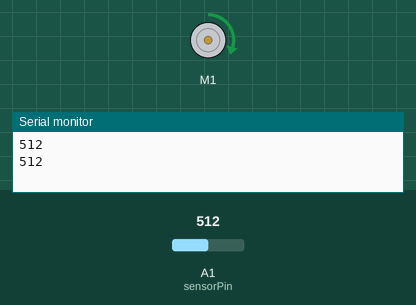
Simulated run of this sketch. Board: Arduino Uno, built with avr-gcc and run on an emulated ATmega328P. On the bench: DC motor (green arrow = forward, orange = backward, longer = faster), the last lines printed to the serial monitor. The test bench sets the inputs (shaded band); at power-on: A1 (sensorPin) = 512.

Above: at 0.1 s.
At 2.6 s:
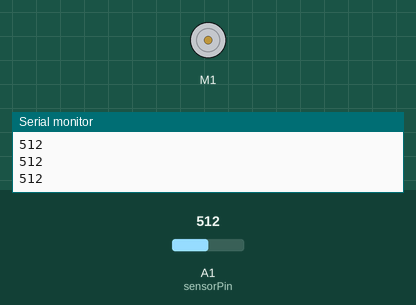
Timing chart, 0 to 4.1 s (numbered marks = the images above):
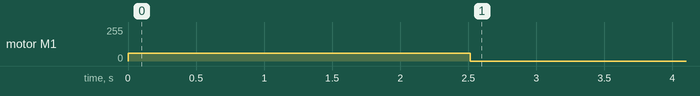

Measured:
- by itself, motor M1: stopped → forward 60/255 at 0.00 s, → stopped 2.5 s later

The sketch:

calibrate.ino
```cpp
#include <Wire.h>
#include <Adafruit_MotorShield.h>
#include "utility/Adafruit_PWMServoDriver.h"
Adafruit_MotorShield AFMS = Adafruit_MotorShield();
Adafruit_DCMotor *myMotor = AFMS.getMotor(1);

// Declaration of pins, sensorData and counter
const int sensorPin = A1;
int sensorData1 = 0;
int sensorData2 = 0;
int counter = 0;

void setup() {
  // initialize serial communications at 9600 bps
  Serial.begin(9600);
  // Signals communication with shield and motor
  AFMS.begin();
  // Low speed set up to track changes
  myMotor->setSpeed(60);
  myMotor->run(FORWARD);
}

void loop() {
  // 50 tracking data
  while(counter<50){
    // Record data and delay
    sensorData1 = analogRead(sensorPin);
    Serial.println(sensorData1);
    delay(50);
    // Increment counter
    counter++;
  }
  // Set speed of motor to zero
  myMotor->setSpeed(0);
}
```
